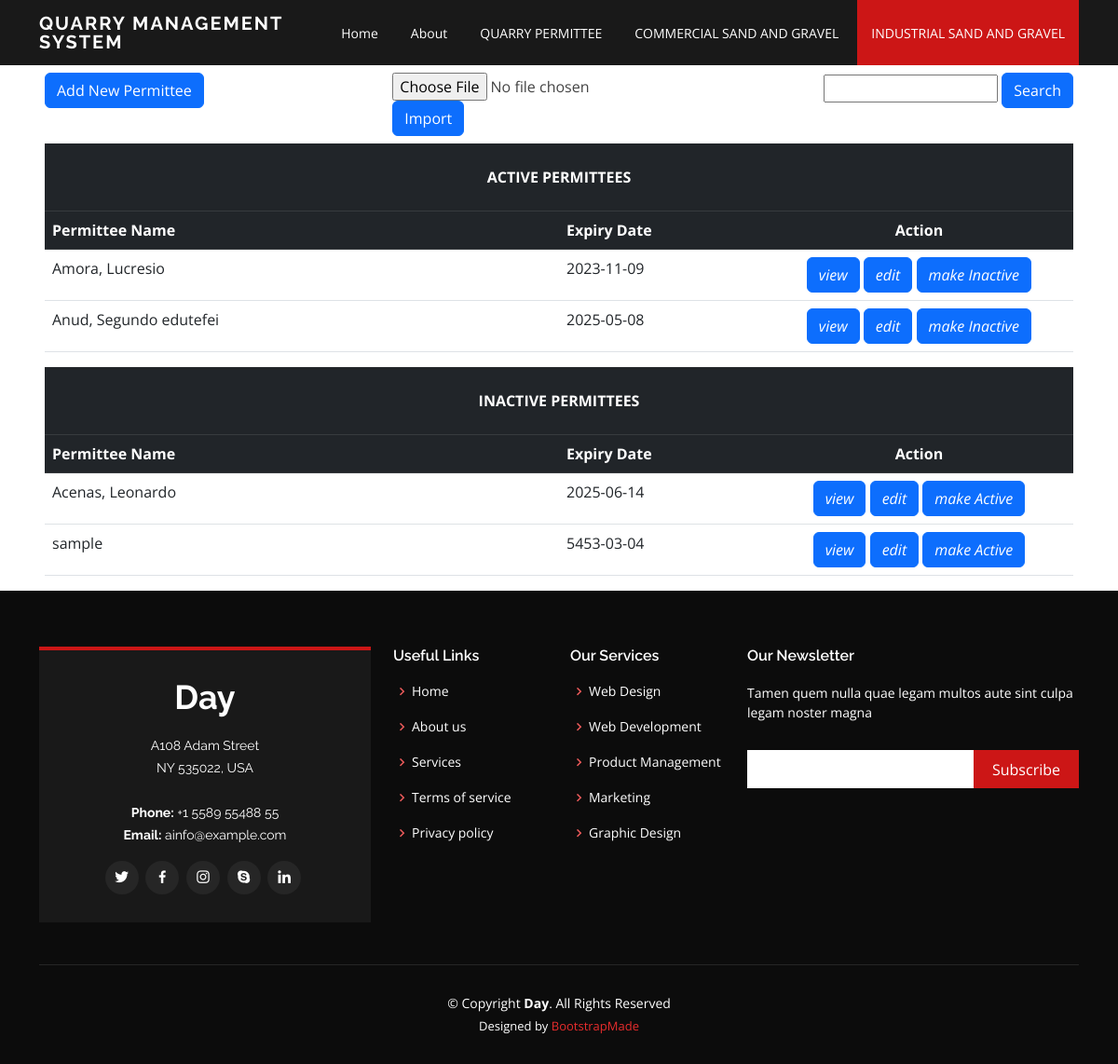
/index.php?action=industrial_permittee, run on the app's committed database.
### tables this page shows
CREATE TABLE `industrial` (
  `Industrial_Permit_Key` int(11) NOT NULL,
  `Permittee_Name` varchar(255) DEFAULT NULL,
  `Tin_No` varchar(20) DEFAULT NULL,
  `Postal_Address` text DEFAULT NULL,
  `Extraction_Site` varchar(255) DEFAULT NULL,
  `Type_of_Mineral` varchar(100) DEFAULT NULL,
  `Permit_No` varchar(50) DEFAULT NULL,
  `Approved_Volume` double DEFAULT NULL,
  `Area` double DEFAULT NULL,
  `Date_Approved` date DEFAULT NULL,
  `Expiry_Date` date DEFAULT NULL,
  `Active` tinyint(1) DEFAULT NULL
);

### controllers/IndustrialController.php (called while the page is built, shortened)
<?php
require_once 'models/IndustrialModel.php';
class IndustrialController
{
    private $model;
    public function __construct(IndustrialModel $model)
    {
        $this->model = $model;
    }
    public function getPermittees()
    {
        $ActivePermittees = $this->model->getAllActive();
        $InactivePermittees = $this->model->getAllInactive();
        require 'views/ui_industrial_permittee.php';
    }
}

### models/IndustrialModel.php (called while the page is built, shortened)
<?php
class IndustrialModel
{
    private $db;
    public function __construct(PDO $db)
    {
        $this->db = $db;
    }
    public function getAllActive()
    {
        $stmt = $this->db->query("SELECT * FROM industrial WHERE Active = 1");
        return $stmt->fetchAll(PDO::FETCH_ASSOC);
    }
    public function getAllInactive()
    {
        $stmt = $this->db->query("SELECT * FROM industrial WHERE Active = 0");
        return $stmt->fetchAll(PDO::FETCH_ASSOC);
    }
}

### views/ui_industrial_permittee.php (the view)
<?php
require_once 'header.php';
require_once 'menu.php';
?>
    <div class="tablediv mx-5 my-10" >
    <div class="row g-3 py-2">
        <div class="col-md-4">
            <a class="btn btn-primary create-link" href="index.php?action=create_industrial">Add New Permittee</a>
        </div>
        <div class="col-md-4">
            <form class="form11" action="index.php?action=import_industrial" method="post" enctype="multipart/form-data">
                <input type="file" name="excel" required value="" />
                <button type="submit" name="import" class="btn btn-primary">Import</button>
            </form>
        </div>
        <div class="col-md-4 text-end">
            <form class="search1" action="index.php?action=search_industrial" method="POST">
            <input type="text" name="query_industrial" value="<?php $query_industrial?>" />
                <button type="submit" class="btn btn-primary">Search</button>
            </form>
        </div>
    </div>
        <table class="table ">
            <thead class="table-dark my-5 fixed ">
                <tr>
                    <th colspan="3" ><p class="text-center pt-3">ACTIVE PERMITTEES</p></th>
                </tr>
                <tr>
                    <th style="width: 50%" scope="col">Permittee Name</th>
                    <th style="width: 20%" scope="col">Expiry Date</th>
                    <th style="width: 30%" scope="col" class="text-center">Action</th>
                </tr>
            </thead>
            <tbody>
                <?php foreach ($ActivePermittees as $permittee): ?>
                    <tr>
                        <td>
                            <?=$permittee['Permittee_Name'];?>
                        </td>
                        <td>
                            <?=$permittee['Expiry_Date'];?>
                        </td>
                        <td class="action-links text-center">
                            <div class="containers">
                                <button type="button" class="btn btn-primary">
                                    <a style="color: white;" href="index.php?action=view_industrial&id=<?=$permittee['Industrial_Permit_Key'];?>">
                                        <i class="fas fa-edit">view</i>
                                    </a>
                                </button>
                                <button type="button" class="btn btn-primary">
                                <a style="color: white;" href="index.php?action=edit_industrial&id=<?=$permittee['Industrial_Permit_Key'];?>">
                                        <i class="fas fa-edit">edit</i>
                                    </a>
                                </button>
                                <button type="button" class="btn btn-primary">
                                    <a style="color: white;" href="index.php?action=set_inactive_industrial&id=<?=$permittee['Industrial_Permit_Key'];?>">
                                        <i class="fas fa-trash">make Inactive</i>
                                    </a>
                                </button>
                            </div>
                        </td>
                    </tr>
                <?php endforeach;?>
            </tbody>
        </table>
        <table class="table">
        <thead class="table-dark my-5 fixed ">
            <tr>
                <th colspan="3" ><p class="text-center pt-3">INACTIVE PERMITTEES</p></th>
            </tr>
            <tr>
                    <th style="width: 50%" scope="col">Permittee Name</th>
                    <th style="width: 20%" scope="col">Expiry Date</th>
                    <th style="width: 30%" scope="col" class="text-center">Action</th>
                </tr>
        </thead>
        <tbody>
            <?php foreach ($InactivePermittees as $permittee): ?>
                <tr>
                    <td>
                        <?=$permittee['Permittee_Name'];?>
                    </td>
                    <td>
                        <?=$permittee['Expiry_Date'];?>
                    </td>
                    <td class="action-links text-center">
                        <div class="containers">
                            <button type="button" class="btn btn-primary">
                                <a style="color: white;" href="index.php?action=view_industrial&id=<?=$permittee['Industrial_Permit_Key'];?>">
                                    <i class="fas fa-edit">view</i>
                                </a>
                            </button>
                            <button type="button" class="btn btn-primary">
                               <a style="color: white;" href="index.php?action=edit_industrial&id=<?=$permittee['Industrial_Permit_Key'];?>">
                                    <i class="fas fa-edit">edit</i>
                                </a>
                            </button>
                            <button type="button" class="btn btn-primary">
                                <a style="color: white;" href="index.php?action=set_active_industrial&id=<?=$permittee['Industrial_Permit_Key'];?>">
                                    <i class="fas fa-trash">make Active</i>
                                </a>
                            </button>
                        </div>
                    </td>
                </tr>
            <?php endforeach;?>
        </tbody>
        </table>
    </div>
    <?php include_once 'footer.php';?>

### assets/css/style.css (style rules this page uses)
a { color: #cc1616; text-decoration: none; }
.scrolled-offset { margin-top: 70px; }

### data on the page
industrial: Permittee_Name "Amora, Lucresio", Expiry_Date "2023-11-09"
industrial: Permittee_Name "Anud, Segundo edutefei", Expiry_Date "2025-05-08"
industrial: Permittee_Name "Acenas, Leonardo", Expiry_Date "2025-06-14"
industrial: Permittee_Name "sample", Expiry_Date "5453-03-04"
